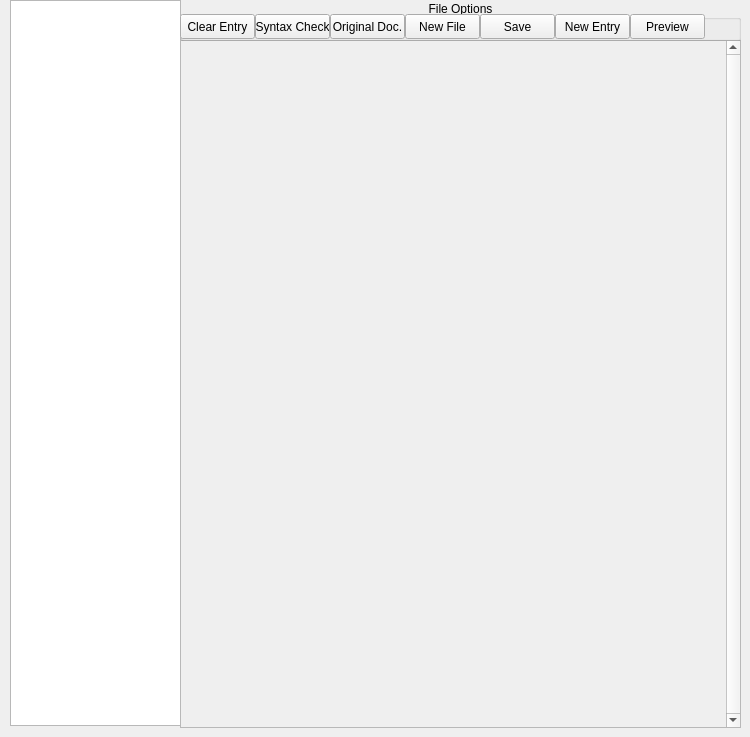
    <widget class="QWidget" name="tab">
     <attribute name="title">
      <string>Decisions</string>
     </attribute>
     <widget class="QTreeView" name="trvEvents_3">
      <property name="geometry">
       <rect>
        <x>10</x>
        <y>0</y>
        <width>171</width>
        <height>726</height>
       </rect>
      </property>
     </widget>
     <widget class="QScrollArea" name="scrollArea_3">
      <property name="geometry">
       <rect>
        <x>180</x>
        <y>40</y>
        <width>561</width>
        <height>688</height>
       </rect>
      </property>
      <property name="verticalScrollBarPolicy">
       <enum>Qt::ScrollBarAlwaysOn</enum>
      </property>
      <property name="horizontalScrollBarPolicy">
       <enum>Qt::ScrollBarAlwaysOff</enum>
      </property>
      <property name="widgetResizable">
       <bool>true</bool>
      </property>
      <widget class="QWidget" name="scrollAreaWidgetContents_3">
       <property name="geometry">
        <rect>
         <x>0</x>
         <y>0</y>
         <width>541</width>
         <height>684</height>
        </rect>
       </property>
      </widget>
     </widget>
     <widget class="QGroupBox" name="groupBox_2">
      <property name="geometry">
       <rect>
        <x>180</x>
        <y>0</y>
        <width>561</width>
        <height>41</height>
       </rect>
      </property>
      <property name="title">
       <string>File Options</string>
      </property>
      <property name="alignment">
       <set>Qt::AlignCenter</set>
      </property>
      <widget class="QPushButton" name="pushButton_13">
       <property name="geometry">
        <rect>
         <x>150</x>
         <y>14</y>
         <width>75</width>
         <height>25</height>
        </rect>
       </property>
       <property name="text">
        <string>Original Doc.</string>
       </property>
      </widget>
      <widget class="QPushButton" name="pushButton_12">
       <property name="geometry">
        <rect>
         <x>0</x>
         <y>14</y>
         <width>75</width>
         <height>25</height>
        </rect>
       </property>
       <property name="text">
        <string>Clear Entry</string>
       </property>
      </widget>
      <widget class="QPushButton" name="pushButton_7">
       <property name="geometry">
        <rect>
         <x>75</x>
         <y>14</y>
         <width>75</width>
         <height>25</height>
        </rect>
       </property>
       <property name="text">
        <string>Syntax Check</string>
       </property>
      </widget>
      <widget class="QPushButton" name="pushButton_9">
       <property name="geometry">
        <rect>
         <x>225</x>
         <y>14</y>
         <width>75</width>
         <height>25</height>
        </rect>
       </property>
       <property name="text">
        <string>New File</string>
       </property>
      </widget>
      <widget class="QPushButton" name="pushButton_8">
       <property name="geometry">
        <rect>
         <x>375</x>
         <y>14</y>
         <width>75</width>
         <height>25</height>
        </rect>
       </property>
       <property name="text">
        <string>New Entry</string>
       </property>
      </widget>
      <widget class="QPushButton" name="pushButton_11">
       <property name="geometry">
        <rect>
         <x>300</x>
         <y>14</y>
         <width>75</width>
         <height>25</height>
        </rect>
       </property>
       <property name="text">
        <string>Save</string>
       </property>
      </widget>
      <widget class="QPushButton" name="pushButton_10">
       <property name="geometry">
        <rect>
         <x>450</x>
         <y>14</y>
         <width>75</width>
         <height>25</height>
        </rect>
       </property>
       <property name="text">
        <string>Preview</string>
       </property>
      </widget>
     </widget>
    </widget>
